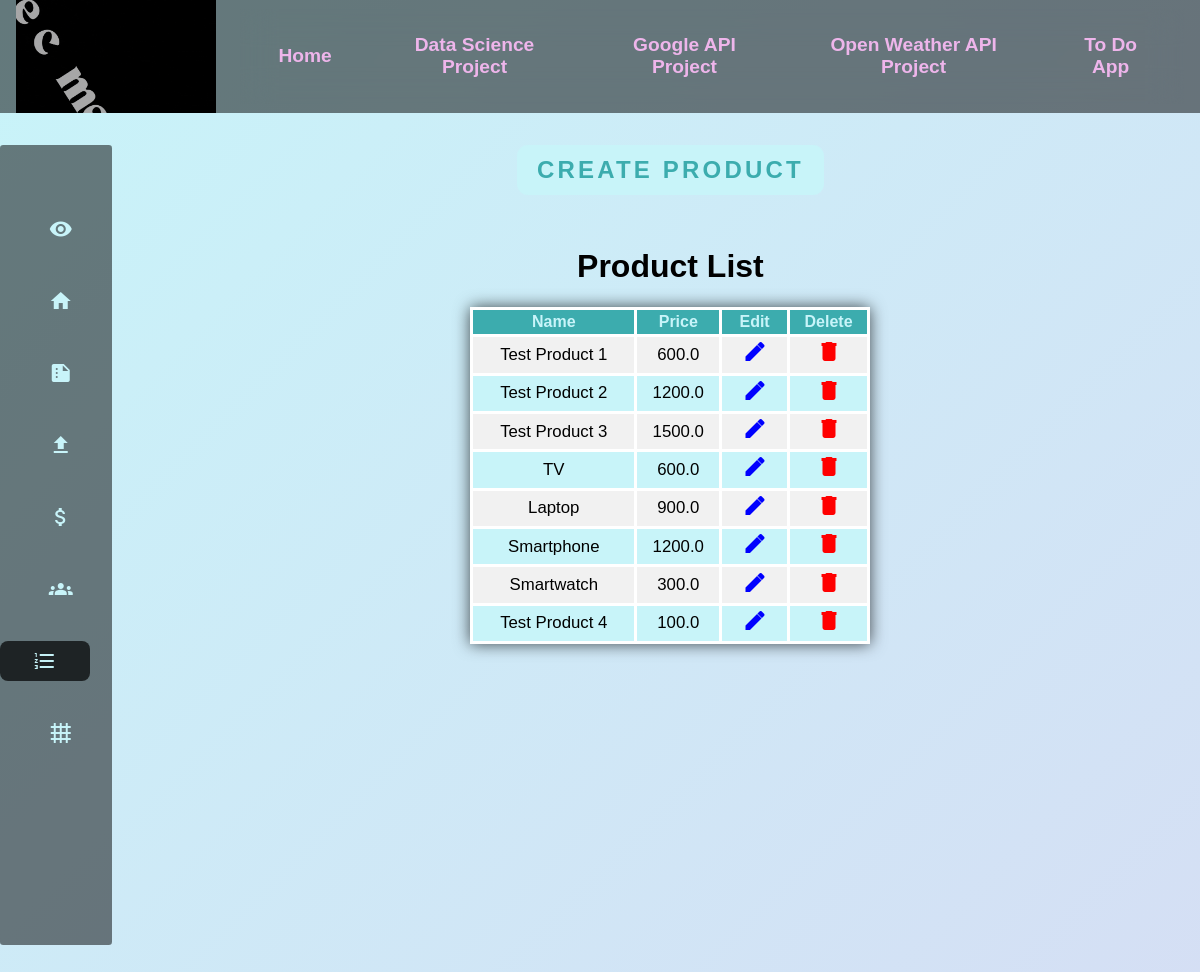
Page /datascience/product_list/ on the committed database.
### datascience/models.py (models this page shows, shortened)
class Product(models.Model):
    name = models.CharField(max_length=100)
    price = models.FloatField()
    is_active = models.BooleanField(default=True)
    created = models.DateTimeField(auto_now_add=True)
    updated = models.DateTimeField(auto_now=True)

### datascience/views.py (the view)
# urls.py: path("product_list/", views.ProductListView.as_view(), name="product_list"),
class ProductListView(ListView):
    model = Product
    template_name = "datascience/product/product_list.html"
    def get_queryset(self):
        return self.model.objects.filter(is_active=True)

### templates/datascience/product/product_list.html (shortened to what this page needs)
{% extends 'partials/datascience_dashboard.html' %}
{% load static %}
{% block dash %}
<div class="align-center">
    <div class="buttons-container">
        <a class="submit-neon" href="{% url 'datascience:product_create' %}">
            Create Product
        </a>
    </div>
    <h1>Product List</h1>
    <table>
        <thead>
            <tr>
                <th>Name</th>
                <th>Price</th>
                <th>Edit</th>
                <th>Delete</th>
            </tr>
        </thead>
        <tbody>
            {% for obj in object_list %}
            <tr>
                <td>{{obj.name}}</td>
                <td>{{obj.price}}</td>
                <td>
                    <a style="color:blue" href="{% url 'datascience:product_update' obj.id %}">
                        <span class="material-icons">
                        </span>
                    </a>
                </td>
                <td>
                    <a style="color:red" href="{% url 'datascience:product_delete' obj.id %}">
                        <span class="material-icons">
                        </span>
                    </a>
                </td>
            </tr>
            {% endfor %}
        </tbody>
    </table>
</div>
{% endblock dash %}

### static/css/main.css (style rules this page uses)
html { min-width: fit-content; }
body { display: flex; flex-direction: column; background: linear-gradient( -45deg, var(--primary-color-light), var(--secondary-color-light), var(--primary-color-light) ); background-size: 650% 650%; position: relative; animation: animated-background 30s ease-in-out infinite; height: 100vh; width: 100vw; font-family: Helvetica, sans-serif; min-width: fit-content; color: var(--text-color); padding: 0; margin: 0; overflow-x: hidden; }
.align-center { display: flex; flex-direction: column; align-items: center; justify-content: center; text-align: center; }
a { color: inherit; }
.dataTable, table { font-size: 1.05rem; min-width: 25rem; max-width: 95%; border-radius: 0.3rem 0.3rem 0 0; box-shadow: 0 0 1rem var(--table-and-form-box-shadow); margin: auto; border-collapse: collapse; max-width: 95vw; margin-bottom: 1rem; }
.dataTable thead tr, table thead tr { background-color: var(--primary-color); color: var(--primary-color-light); text-align: center; font-weight: bold; font-size: 1rem; }
table thead tr th { text-align: center; }
.dataTable th, .dataTable td, table th, table td { padding: 0.2rem; border: 0.2rem solid var(--form-and-table-borders); min-width: 3rem; word-wrap: break-word; max-width: 12rem; }
.dataTable tbody tr:nth-of-type(even), table tbody tr:nth-of-type(even) { background-color: var(--primary-color-light); }
.dataTable tbody tr:nth-of-type(odd), table tbody tr:nth-of-type(odd) { background-color: var(--tertiary-color); }
td .material-icons { aspect-ratio: 1; font-weight: bold; }
.submit-neon { position: relative; display: inline-block; align-items: center; text-align: center; justify-content: center; padding: 0.7rem 1.25rem; color: var(--primary-color); font-size: 1.5rem; font-weight: bold; text-decoration: none; text-transform: uppercase; overflow: hidden; transition: 0.5s; letter-spacing: 0.2rem; max-width: 20rem; border-radius: 0.7rem; background: var(--primary-color-light); margin-bottom: 2rem; }
.buttons-container { display: flex; align-items: center; justify-content: space-evenly; text-align: center; }

### static/css/themes/default.css (style rules this page uses)
:root { --text-color: black; --text-color-hover: black; --primary-color: #3cacae; --primary-color-light: #c8f4f9; --secondary-color: #c26dbc; --secondary-color-light: #eeb5eb; --tertiary-color: #f1f1f1; --navbar-background-color: rgba(0, 0, 0, 0.5); --navbar-hover-over-items: rgba(0, 0, 0, 0.7); --navbar-text-color: #eeb5eb; --form-background: rgba(0, 0, 0, 0.4); --form-and-table-borders: white; --mobile-navabar-burger-button-color: #fff; --table-and-form-box-shadow: rgba(0, 0, 0, 0.7); }

### rows in the picture
Product: name "Test Product 1", price "600.0"
Product: name "Test Product 2", price "1200.0"
Product: name "Test Product 3", price "1500.0"
Product: name "TV", price "600.0"
Product: name "Laptop", price "900.0"
Product: name "Smartphone", price "1200.0"
Product: name "Smartwatch", price "300.0"
Product: name "Test Product 4", price "100.0"
